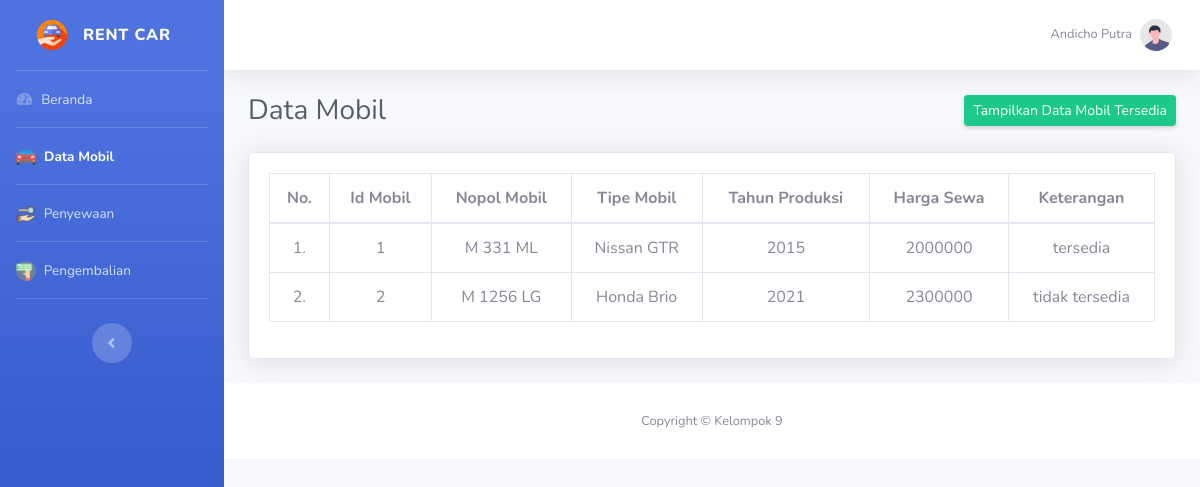
The page /data_mobil.php (signed in) on the database its author committed.
### tables this page shows
CREATE TABLE `mobil` (
  `id_mobil` int(11) NOT NULL,
  `nopol_mobil` varchar(100) NOT NULL,
  `tipe_mobil` varchar(100) NOT NULL,
  `tahun_produksi` int(11) NOT NULL,
  `harga_sewa` int(11) NOT NULL,
  `keterangan` varchar(100) NOT NULL
);

### data_mobil.php (the view, shortened to what this page needs)
<!DOCTYPE html>
<?php
include "connection/koneksi.php";
$id = $_SESSION['id_admin'];
if(isset ($_SESSION['username'])){
    $query = "select * from admin natural join level_user where id_admin = $id";
    mysqli_query($conn, $query);
    $sql = mysqli_query($conn, $query);
    while($r = mysqli_fetch_array($sql)){
?>
<html lang="en">
<head>
    <link href="vendor/fontawesome-free/css/all.min.css" rel="stylesheet" type="text/css">
    <link href="css/sb-admin-2.min.css" rel="stylesheet">
    <link href="css/arabic.css" rel="stylesheet" >
</head>
<body id="page-top">
    <div id="wrapper">
        <ul class="navbar-nav bg-gradient-primary sidebar sidebar-dark accordion" id="accordionSidebar">
        <?php
            if($r['id_level'] == 1){
        ?>
            <a class="sidebar-brand d-flex align-items-center justify-content-center" href="beranda.php">
                <div class="sidebar-brand-icon">
                    <img src="img/icon.png" width="30px" height="30px">
                </div>
                <div class="sidebar-brand-text mx-3">Rent Car</div>
            </a>
            <hr class="sidebar-divider my-0">
            <li class="nav-item">
                <a class="nav-link" href="beranda.php">
                    <i class="fas fa-fw fa-tachometer-alt"></i>
                    <span>Beranda</span>
                </a>
            </li>
            <hr class="sidebar-divider my-0">
            <li class="nav-item active">
                <a class="nav-link" href="data_mobil.php">
                <img alt="Image placeholder" src="img/mobil.png">
                    <span>&nbsp;Data Mobil</span>
                </a>
            </li>
            <hr class="sidebar-divider my-0">
            <li class="nav-item">
                <a class="nav-link" href="peminjaman.php">
                <img alt="Image placeholder" src="img/pinjam.png">
                    <span>&nbsp;Penyewaan</span>
                </a>
            </li>
            <hr class="sidebar-divider my-0">
            <li class="nav-item">
                <a class="nav-link" href="pengembalian.php">
                <img alt="Image placeholder" src="img/kembali.png">
                    <span>&nbsp;Pengembalian</span>
                </a>
            </li>
            <hr class="sidebar-divider my-0">
            <br>
            <div class="text-center d-none d-md-inline">
                <button class="rounded-circle border-0" id="sidebarToggle"></button>
            </div>
        <?php
            } else if($r['id_level'] == 2){
        ?>
            <a class="sidebar-brand d-flex align-items-center justify-content-center" href="beranda.php">
                <div class="sidebar-brand-icon rotate-n-15">
                    <img src="img/dashboard.png" width="30px" height="30px">
                </div>
                <div class="sidebar-brand-text mx-3">Rent Car</div>
            </a>
            <hr class="sidebar-divider my-0">
            <li class="nav-item active">
                <a class="nav-link" href="beranda.php">
                    <i class="fas fa-fw fa-tachometer-alt"></i>
                    <span>Beranda</span>
                </a>
            </li>
            <hr class="sidebar-divider my-0">
            <li class="nav-item">
                <a class="nav-link" href="data_mobil_admin.php">
                    <i class="fas fa-fw fa-folder"></i>
                    <span>Data Mobil</span>
                </a>
            </li>
            <hr class="sidebar-divider my-0">
            <li class="nav-item">
                <a class="nav-link" href="data_transaksi.php">
                    <i class="fas fa-fw fa-folder"></i>
                    <span>Data Transaksi</span>
                </a>
            </li>
            <hr class="sidebar-divider my-0">
            <br>
            <div class="text-center d-none d-md-inline">
                <button class="rounded-circle border-0" id="sidebarToggle"></button>
            </div>
        <?php
            }
        ?>
        </ul>
        <div id="content-wrapper" class="d-flex flex-column">
            <div id="content">
                <nav class="navbar navbar-expand navbar-light bg-white topbar mb-4 static-top shadow">
                    <ul class="navbar-nav ml-auto">
                        <li class="nav-item dropdown no-arrow">
                            <a class="nav-link dropdown-toggle" href="#" id="userDropdown" role="button"
                                data-toggle="dropdown" aria-haspopup="true" aria-expanded="false">
                                <span class="mr-2 d-none d-lg-inline text-gray-600 small"><?php echo $r['nama'];?></span>
                                <img class="img-profile rounded-circle"
                                    src="img/undraw_profile.svg">
                            </a>
                        </li>
                    </ul>
                </nav>
            <div class="container-fluid">
                <div class="d-sm-flex align-items-center justify-content-between mb-4">
                    <h1 class="h3 mb-0 text-gray-800">Data Mobil</h1>
                    <a href="data_mobil_tersedia.php" class="d-none d-sm-inline-block btn btn-sm btn-success shadow-sm">Tampilkan Data Mobil Tersedia</a>
                </div>
                <section class="mar-top--x-3 mar-bottom--x-5">
                    <div class="card shadow mb-4">
                        <div class="card-body">
                            <div class="table-responsive">
                            <?php
                            $query_data_mobil = "SELECT * FROM mobil";
                            $sql_data_mobil = mysqli_query($conn, $query_data_mobil);
                            $no = 1;
                            ?>
                                <table class="table table-bordered" id="dataTable" width="100%" cellspacing="0">
                                    <thead align="center">
                                        <tr>
                                            <th>No.</th>
                                            <th>Id Mobil</th>
                                            <th>Nopol Mobil</th>
                                            <th>Tipe Mobil</th>
                                            <th>Tahun Produksi</th>
                                            <th>Harga Sewa</th>
                                            <th>Keterangan</th>
                                        </tr>
                                    </thead>
                                    <tbody align="center">
                                    <?php
                                        while($r_dt_mobil = mysqli_fetch_array($sql_data_mobil)){
                                    ?>
                                        <tr class="odd gradeX">
                                        <td><center><?php echo $no++; ?>.</center></td>
                                        <td><?php echo $r_dt_mobil['id_mobil']; ?></td>
                                        <td><?php echo $r_dt_mobil['nopol_mobil']; ?></td>
                                        <td><?php echo $r_dt_mobil['tipe_mobil']; ?></td>
                                        <td><?php echo $r_dt_mobil['tahun_produksi']; ?></td>
                                        <td><?php echo $r_dt_mobil['harga_sewa']; ?></td>
                                        <td><?php echo $r_dt_mobil['keterangan']; ?></td>
                                        </tr>
                                    <?php
                                        }
                                    ?>
                                    </tbody>
                                </table>
                            </div>
                        </div>
                    </div>
                </section>
            </div>
            <footer class="sticky-footer bg-white">
                <div class="container my-auto">
                    <div class="copyright text-center my-auto">
                        <span>Copyright &copy; Kelompok 9</span>
                    </div>
                </div>
            </footer>
        </div>
    </div>
</body>
</html>
<?php
  }
} else {
  header('location: logout.php');
}
?>

### rows shown on the page
mobil: id_mobil "1", nopol_mobil "M 331 ML", tipe_mobil "Nissan GTR", tahun_produksi "2015", harga_sewa "2000000", keterangan "tersedia"
mobil: id_mobil "2", nopol_mobil "M 1256 LG", tipe_mobil "Honda Brio", tahun_produksi "2021", harga_sewa "2300000", keterangan "tidak tersedia"

### other values the page prints
$r['nama'] "Andicho Putra"
